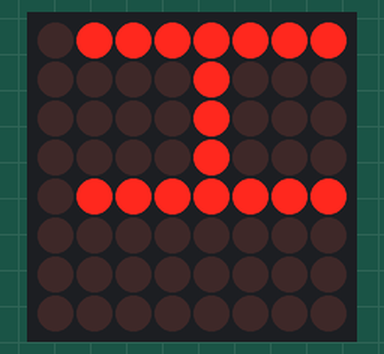
Simulated run of this sketch. Board: Arduino Uno, built with avr-gcc and run on an emulated ATmega328P. On the bench: 8×8 LED matrix.

Above: at 0.1 s.
At 1.1 s:
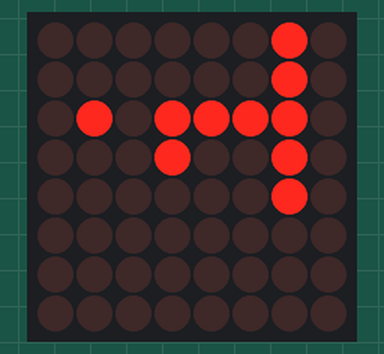

The sketch:

allCharacters.ino
```cpp
//We always have to include the library
#include "LedControl.h"

/*
 Now we need a LedControl to work with.
 ***** These pin numbers will probably not work with your hardware *****
 pin 12 is connected to the DataIn
 pin 11 is connected to LOAD(CS)
 pin 10 is connected to the CLK
 We have only a single MAX72XX.
 */
LedControl lc=LedControl(12,10,11,1);

/* we always wait a bit between updates of the display */
unsigned long delaytime1=1200;
unsigned long delaytime2=500;
unsigned long delaytime3=5000;
unsigned long delaytime4=1000;
void setup() {
  /*
   The MAX72XX is in power-saving mode on startup,
   we have to do a wakeup call
   */
  lc.shutdown(0,false);
  /* Set the brightness to a medium values */
  lc.setIntensity(0,15);
  /* and clear the display */
  lc.clearDisplay(0);
}

/*
 This method will display the characters
 (you need at least 5x7 leds to see the whole chars)
  * ALL THE UPPERCASE LETTERS: ONLY USE 5x8 MATRIX OUT OF THE 8x8 MATRIX MODULE.
  * THE SIZE CAN BE INCREASED ON DECREASED BASED ON THE SIZE OF THE CHAR ARRAY DECLARED AS BYTE
*/

  void All_UPPER_CASE_LETTERS(){

  byte A[5]={B01111110,
             B10001000,
             B10001000,
             B10001000,
             B01111110};

  byte B[5]={B00110110,
             B01001001,
             B01001001,
             B01000001,
             B01111111};

  byte C[5]={B00000000,
             B01000010,
             B01000010,
             B01000010,
             B00111100};

  byte D[5]={B00000000,
             B00111100,
             B01000010,
             B01000010,
             B01111110};

  byte E[5]={B01000001,
             B01000001,
             B01001001,
             B01001001,
             B01111111};

  byte F[5]={B01000000,
             B01000000,
             B01001000,
             B01001000,
             B01111111};

  byte G[5]={B10001111,
             B10001001,
             B10001101,
             B10000001,
             B11111111};

  byte H[5]={B01111111,
             B00001000,
             B00001000,
             B00001000,
             B01111111};


  byte I[5]={B10000001,
             B10000001,
             B11111111,
             B10000001,
             B10000001};

  byte J[5]={B01000000,
             B01111111,
             B01000001,
             B01000001,
             B00000111};


byte K[5]=  {B00000000,
             B00100010,
             B00010100,
             B00001000,
             B01111111};


byte L[5]=  {B00000001,
             B00000001,
             B00000001,
             B00000001,
             B11111111};

byte M[5]=  {B01111110,
             B00100000,
             B00010000,
             B00100000,
             B01111110};

 byte N[5]= {B01111110,
             B00001000,
             B00010000,
             B00100000,
             B01111110};


byte O[5]=  {B00111000,
             B01000100,
             B01000100,
             B01000100,
             B00111000};

byte P[5]=  {B00110000,
             B01001000,
             B01001000,
             B01001000,
             B01111111};

byte Q[5]=  {B00000010,
             B00111100,
             B01001100,
             B01000100,
             B00111000};

byte R[5]=  {B00000000,
             B00110001,
             B01001010,
             B01001100,
             B01111111};


byte S[5]=  {B00000000,
             B01100110,
             B10001001,
             B10010001,
             B01100110};


byte T[5]=  {B00100000,
             B00100000,
             B00111111,
             B00100000,
             B00100000};


byte U[5]=  {B01111100,
             B00000010,
             B00000010,
             B00000010,
             B01111100};

byte V[5]=  {B00010000,
             B00001000,
             B00000100,
             B00001000,
             B00010000};


byte W[5]=  {B01111110,
             B00000100,
             B00001000,
             B00000100,
             B01111110};

byte X[5]=  {B00100010,
             B00010100,
             B00001000,
             B00010100,
             B00100010};


byte Y[5]=  {B01110000,
             B00001000,
             B00000111,
             B00001000,
             B01110000};

byte Z[5]=  {B01000100,
             B01100100,
             B01010100,
             B01001100,
             B01000100};

  lc.setRow(0,0,A[0]);
  lc.setRow(0,1,A[1]);
  lc.setRow(0,2,A[2]);
  lc.setRow(0,3,A[3]);
  lc.setRow(0,4,A[4]);
  delay(delaytime4);

  lc.setRow(0,0,B[0]);
  lc.setRow(0,1,B[1]);
  lc.setRow(0,2,B[2]);
  lc.setRow(0,3,B[3]);
  lc.setRow(0,4,B[4]);
  delay(delaytime4);

  lc.setRow(0,0,C[0]);
  lc.setRow(0,1,C[1]);
  lc.setRow(0,2,C[2]);
  lc.setRow(0,3,C[3]);
  lc.setRow(0,4,C[4]);
  delay(delaytime4);

  lc.setRow(0,0,D[0]);
  lc.setRow(0,1,D[1]);
  lc.setRow(0,2,D[2]);
  lc.setRow(0,3,D[3]);
  lc.setRow(0,4,D[4]);
  delay(delaytime4);


  lc.setRow(0,0,E[0]);
  lc.setRow(0,1,E[1]);
  lc.setRow(0,2,E[2]);
  lc.setRow(0,3,E[3]);
  lc.setRow(0,4,E[4]);
  delay(delaytime4);

  lc.setRow(0,0,F[0]);
  lc.setRow(0,1,F[1]);
  lc.setRow(0,2,F[2]);
  lc.setRow(0,3,F[3]);
  lc.setRow(0,4,F[4]);
  delay(delaytime4);

  lc.setRow(0,0,G[0]);
  lc.setRow(0,1,G[1]);
  lc.setRow(0,2,G[2]);
  lc.setRow(0,3,G[3]);
  lc.setRow(0,4,G[4]);
  delay(delaytime4);


  lc.setRow(0,0,H[0]);
  lc.setRow(0,1,H[1]);
  lc.setRow(0,2,H[2]);
  lc.setRow(0,3,H[3]);
  lc.setRow(0,4,H[4]);
  delay(delaytime4);

  lc.setRow(0,0,I[0]);
  lc.setRow(0,1,I[1]);
  lc.setRow(0,2,I[2]);
  lc.setRow(0,3,I[3]);
  lc.setRow(0,4,I[4]);
  delay(delaytime4);

  lc.setRow(0,0,J[0]);
  lc.setRow(0,1,J[1]);
  lc.setRow(0,2,J[2]);
  lc.setRow(0,3,J[3]);
  lc.setRow(0,4,J[4]);
  delay(delaytime4);

  lc.setRow(0,0,K[0]);
  lc.setRow(0,1,K[1]);
  lc.setRow(0,2,K[2]);
  lc.setRow(0,3,K[3]);
  lc.setRow(0,4,K[4]);
  delay(delaytime4);

  lc.setRow(0,0,L[0]);
  lc.setRow(0,1,L[1]);
  lc.setRow(0,2,L[2]);
  lc.setRow(0,3,L[3]);
  lc.setRow(0,4,L[4]);
  delay(delaytime4);

  lc.setRow(0,0,M[0]);
  lc.setRow(0,1,M[1]);
  lc.setRow(0,2,M[2]);
  lc.setRow(0,3,M[3]);
  lc.setRow(0,4,M[4]);
  delay(delaytime4);

  lc.setRow(0,0,N[0]);
  lc.setRow(0,1,N[1]);
  lc.setRow(0,2,N[2]);
  lc.setRow(0,3,N[3]);
  lc.setRow(0,4,N[4]);
  delay(delaytime4);


  lc.setRow(0,0,O[0]);
  lc.setRow(0,1,O[1]);
  lc.setRow(0,2,O[2]);
  lc.setRow(0,3,O[3]);
  lc.setRow(0,4,O[4]);
  delay(delaytime4);


  lc.setRow(0,0,P[0]);
  lc.setRow(0,1,P[1]);
  lc.setRow(0,2,P[2]);
  lc.setRow(0,3,P[3]);
  lc.setRow(0,4,P[4]);
  delay(delaytime4);


  lc.setRow(0,0,Q[0]);
  lc.setRow(0,1,Q[1]);
  lc.setRow(0,2,Q[2]);
  lc.setRow(0,3,Q[3]);
  lc.setRow(0,4,Q[4]);
  delay(delaytime4);

  lc.setRow(0,0,R[0]);
  lc.setRow(0,1,R[1]);
  lc.setRow(0,2,R[2]);
  lc.setRow(0,3,R[3]);
  lc.setRow(0,4,R[4]);
  delay(delaytime4);


  lc.setRow(0,0,S[0]);
  lc.setRow(0,1,S[1]);
  lc.setRow(0,2,S[2]);
  lc.setRow(0,3,S[3]);
  lc.setRow(0,4,S[4]);
  delay(delaytime4);

  lc.setRow(0,0,T[0]);
  lc.setRow(0,1,T[1]);
  lc.setRow(0,2,T[2]);
  lc.setRow(0,3,T[3]);
  lc.setRow(0,4,T[4]);
  delay(delaytime4);

  lc.setRow(0,0,U[0]);
  lc.setRow(0,1,U[1]);
  lc.setRow(0,2,U[2]);
  lc.setRow(0,3,U[3]);
  lc.setRow(0,4,U[4]);
  delay(delaytime4);

  lc.setRow(0,0,V[0]);
  lc.setRow(0,1,V[1]);
  lc.setRow(0,2,V[2]);
  lc.setRow(0,3,V[3]);
  lc.setRow(0,4,V[4]);


  delay(delaytime4);

  lc.setRow(0,0,W[0]);
  lc.setRow(0,1,W[1]);
  lc.setRow(0,2,W[2]);
  lc.setRow(0,3,W[3]);
  lc.setRow(0,4,W[4]);
  delay(delaytime4);

  lc.setRow(0,0,X[0]);
  lc.setRow(0,1,X[1]);
  lc.setRow(0,2,X[2]);
  lc.setRow(0,3,X[3]);
  lc.setRow(0,4,X[4]);
  delay(delaytime4);


  lc.setRow(0,0,Y[0]);
  lc.setRow(0,1,Y[1]);
  lc.setRow(0,2,Y[2]);
  lc.setRow(0,3,Y[3]);
  lc.setRow(0,4,Y[4]);
  delay(delaytime4);

  lc.setRow(0,0,Z[0]);
  lc.setRow(0,1,Z[1]);
  lc.setRow(0,2,Z[2]);
  lc.setRow(0,3,Z[3]);
  lc.setRow(0,4,Z[4]);
  delay(delaytime4);
  }

void ALL_LOWER_CASE_LETTERS(){

byte a[5] = { B00000100,
              B00111000,
              B01001000,
              B01001000,
              B00110000};


byte b[5] = {  B00000000,
               B00001100,
               B00010010,
               B00010010,
               B11111110};


byte c[5] = { B00000000,
              B00100100,
              B01000010,
              B01000010,
              B00111100};

byte d[5] = { B01111110,
              B00001001,
              B00001001,
              B00001001,
              B00000110};

byte e[5] = {  B00000000,
               B00110010,
               B01001001,
               B01001001,
               B00111110};


byte f[5] = { B01100000,
              B10000000,
              B10010000,
              B01111111,
              B00010000};

byte g[5] = { B00000000,
              B00111110,
              B01001001,
              B01001001,
              B00110010};

byte h[5] = { B00001111,
              B00010000,
              B00010000,
              B00001000,
              B11111111};

byte i[5] = { B00000010,
              B00000010,
              B01011110,
              B00010010,
              B00000010};

byte j[5] = { B00000000,
              B10111110,
              B00100001,
              B00000001,
              B00000110};

byte k[5] = { B00000000,
              B00000000,
              B00010100,
              B00001000,
              B00111110};

byte l[5] = { B00000000,
              B00000000,
              B01111110,
              B00000000,
              B00000000};

byte m[5] = { B00011100,
              B00100000,
              B00010000,
              B00100000,
              B00011100};

byte n[5] = { B00011110,
              B00100000,
              B00100000,
              B00011110,
              B00100000};

byte o[5] = {  B00000000,
               B00011100,
               B00100010,
               B00100010,
               B00011100};

byte p[5] = { B00011000,
              B00100100,
              B00100100,
              B00011111,
              B00000000};

byte q[5] = { B00000001,
              B00111111,
              B00100100,
              B00100100,
              B00011000};

byte r[5] = { B01000000,
              B01000000,
              B01000000,
              B01111100,
              B00000000};


byte s[5] = { B00100100,
              B01001010,
              B01010010,
              B00100100,
              B00000000};

byte t[5] = { B00000100,
              B00100010,
              B01111100,
              B00100000,
              B00000000};

byte u[5] = {B00000010,
             B00111100,
             B00000010,
             B00000010,
             B00111100};


byte v[5] = { B00100000,
              B00010000,
              B00001000,
              B00010000,
              B00100000};

byte w[5] = { B01111000,
              B00000100,
              B00011000,
              B00000100,
              B01111000};

byte x[5]=  {B00100010,
             B00010100,
             B00001000,
             B00010100,
             B00100010};


byte y[5] = { B00100010,
              B00010100,
              B00001000,
              B00010100,
              B00100010};

byte z[5] = { B01000100,
              B01100100,
              B01010100,
              B01001100,
              B01000100};


  lc.setRow(0,0,a[0]);
  lc.setRow(0,1,a[1]);
  lc.setRow(0,2,a[2]);
  lc.setRow(0,3,a[3]);
  lc.setRow(0,4,a[4]);
  delay(delaytime4);


  lc.setRow(0,0,b[0]);
  lc.setRow(0,1,b[1]);
  lc.setRow(0,2,b[2]);
  lc.setRow(0,3,b[3]);
  lc.setRow(0,4,b[4]);
  delay(delaytime4);

  lc.setRow(0,0,c[0]);
  lc.setRow(0,1,c[1]);
  lc.setRow(0,2,c[2]);
  lc.setRow(0,3,c[3]);
  lc.setRow(0,4,c[4]);
  delay(delaytime4);

  lc.setRow(0,0,d[0]);
  lc.setRow(0,1,d[1]);
  lc.setRow(0,2,d[2]);
  lc.setRow(0,3,d[3]);
  lc.setRow(0,4,d[4]);
  delay(delaytime4);

  lc.setRow(0,0,e[0]);
  lc.setRow(0,1,e[1]);
  lc.setRow(0,2,e[2]);
  lc.setRow(0,3,e[3]);
  lc.setRow(0,4,e[4]);
  delay(delaytime4);

  lc.setRow(0,0,f[0]);
  lc.setRow(0,1,f[1]);
  lc.setRow(0,2,f[2]);
  lc.setRow(0,3,f[3]);
  lc.setRow(0,4,f[4]);
  delay(delaytime4);


  lc.setRow(0,0,g[0]);
  lc.setRow(0,1,g[1]);
  lc.setRow(0,2,g[2]);
  lc.setRow(0,3,g[3]);
  lc.setRow(0,4,g[4]);
  delay(delaytime4);


  lc.setRow(0,0,h[0]);
  lc.setRow(0,1,h[1]);
  lc.setRow(0,2,h[2]);
  lc.setRow(0,3,h[3]);
  lc.setRow(0,4,h[4]);
  delay(delaytime4);

  lc.setRow(0,0,i[0]);
  lc.setRow(0,1,i[1]);
  lc.setRow(0,2,i[2]);
  lc.setRow(0,3,i[3]);
  lc.setRow(0,4,i[4]);
  delay(delaytime4);

  lc.setRow(0,0,j[0]);
  lc.setRow(0,1,j[1]);
  lc.setRow(0,2,j[2]);
  lc.setRow(0,3,j[3]);
  lc.setRow(0,4,j[4]);
  delay(delaytime4);

  lc.setRow(0,0,k[0]);
  lc.setRow(0,1,k[1]);
  lc.setRow(0,2,k[2]);
  lc.setRow(0,3,k[3]);
  lc.setRow(0,4,k[4]);
  delay(delaytime4);

  lc.setRow(0,0,l[0]);
  lc.setRow(0,1,l[1]);
  lc.setRow(0,2,l[2]);
  lc.setRow(0,3,l[3]);
  lc.setRow(0,4,l[4]);
  delay(delaytime4);

  lc.setRow(0,0,m[0]);
  lc.setRow(0,1,m[1]);
  lc.setRow(0,2,m[2]);
  lc.setRow(0,3,m[3]);
  lc.setRow(0,4,m[4]);
  delay(delaytime4);

  lc.setRow(0,0,n[0]);
  lc.setRow(0,1,n[1]);
  lc.setRow(0,2,n[2]);
  lc.setRow(0,3,n[3]);
  lc.setRow(0,4,n[4]);
  delay(delaytime4);

  lc.setRow(0,0,o[0]);
  lc.setRow(0,1,o[1]);
  lc.setRow(0,2,o[2]);
  lc.setRow(0,3,o[3]);
  lc.setRow(0,4,o[4]);
  delay(delaytime4);

  lc.setRow(0,0,p[0]);
  lc.setRow(0,1,p[1]);
  lc.setRow(0,2,p[2]);
  lc.setRow(0,3,p[3]);
  lc.setRow(0,4,p[4]);
  delay(delaytime4);

  lc.setRow(0,0,q[0]);
  lc.setRow(0,1,q[1]);
  lc.setRow(0,2,q[2]);
  lc.setRow(0,3,q[3]);
  lc.setRow(0,4,q[4]);
  delay(delaytime4);


  lc.setRow(0,0,r[0]);
  lc.setRow(0,1,r[1]);
  lc.setRow(0,2,r[2]);
  lc.setRow(0,3,r[3]);
  lc.setRow(0,4,r[4]);
  delay(delaytime4);


  lc.setRow(0,0,s[0]);
  lc.setRow(0,1,s[1]);
  lc.setRow(0,2,s[2]);
  lc.setRow(0,3,s[3]);
  lc.setRow(0,4,s[4]);
  delay(delaytime4);


  lc.setRow(0,0,t[0]);
  lc.setRow(0,1,t[1]);
  lc.setRow(0,2,t[2]);
  lc.setRow(0,3,t[3]);
  lc.setRow(0,4,t[4]);
  delay(delaytime4);


  lc.setRow(0,0,u[0]);
  lc.setRow(0,1,u[1]);
  lc.setRow(0,2,u[2]);
  lc.setRow(0,3,u[3]);
  lc.setRow(0,4,u[4]);
  delay(delaytime4);

  lc.setRow(0,0,v[0]);
  lc.setRow(0,1,v[1]);
  lc.setRow(0,2,v[2]);
  lc.setRow(0,3,v[3]);
  lc.setRow(0,4,v[4]);
  delay(delaytime4);

  lc.setRow(0,0,w[0]);
  lc.setRow(0,1,w[1]);
  lc.setRow(0,2,w[2]);
  lc.setRow(0,3,w[3]);
  lc.setRow(0,4,w[4]);
  delay(delaytime4);


  lc.setRow(0,0,y[0]);
  lc.setRow(0,1,y[1]);
  lc.setRow(0,2,y[2]);
  lc.setRow(0,3,y[3]);
  lc.setRow(0,4,y[4]);
  delay(delaytime4);

  lc.setRow(0,0,x[0]);
  lc.setRow(0,1,x[1]);
  lc.setRow(0,2,x[2]);
  lc.setRow(0,3,x[3]);
  lc.setRow(0,4,x[4]);
  delay(delaytime4);


  lc.setRow(0,0,z[0]);
  lc.setRow(0,1,z[1]);
  lc.setRow(0,2,z[2]);
  lc.setRow(0,3,z[3]);
  lc.setRow(0,4,z[4]);
  delay(delaytime4);


  }
void NUMBERS(){


byte zero[5] = { B01111100,
                 B10001010,
                 B10010010,
                 B10100010,
                 B01111100};


byte one[5] ={B00000010,
              B00000010,
              B01111110,
              B01000010,
              B00100010};

byte two[5] ={B00000000,
              B01100110,
              B10010010,
              B10001010,
              B01000110};

byte three[5]={B01101100,
               B10010010,
               B10010010,
               B10000010,
               B01000100};


byte four[5] = { B00001000,
                 B11111110,
                 B01001000,
                 B00101000,
                 B00011000};

byte five[5] = { B00000000,
                 B01001100,
                 B01010010,
                 B01010010,
                 B01110010};

byte six[5]=  {B00000110,
               B10001001,
               B10001001,
               B10001001,
               B01111110};


byte seven[5] = { B00000000,
                  B11100000,
                  B10010000,
                  B10001110,
                  B10000000};

byte eight[5] = { B01101100,
                  B10010010,
                  B10010010,
                  B10010010,
                  B01101100};


byte nine[5] = { B01111111,
                 B10010000,
                 B10010000,
                 B10010000,
                 B01100000};


  lc.setRow(0,0,zero[0]);
  lc.setRow(0,1,zero[1]);
  lc.setRow(0,2,zero[2]);
  lc.setRow(0,3,zero[3]);
  lc.setRow(0,4,zero[4]);
  delay(delaytime4);


  lc.setRow(0,0,one[0]);
  lc.setRow(0,1,one[1]);
  lc.setRow(0,2,one[2]);
  lc.setRow(0,3,one[3]);
  lc.setRow(0,4,one[4]);
  delay(delaytime4);


  lc.setRow(0,0,two[0]);
  lc.setRow(0,1,two[1]);
  lc.setRow(0,2,two[2]);
  lc.setRow(0,3,two[3]);
  lc.setRow(0,4,two[4]);
  delay(delaytime4);


  lc.setRow(0,0,three[0]);
  lc.setRow(0,1,three[1]);
  lc.setRow(0,2,three[2]);
  lc.setRow(0,3,three[3]);
  lc.setRow(0,4,three[4]);
  delay(delaytime4);

  lc.setRow(0,0,four[0]);
  lc.setRow(0,1,four[1]);
  lc.setRow(0,2,four[2]);
  lc.setRow(0,3,four[3]);
  lc.setRow(0,4,four[4]);
  delay(delaytime4);

  lc.setRow(0,0,five[0]);
  lc.setRow(0,1,five[1]);
  lc.setRow(0,2,five[2]);
  lc.setRow(0,3,five[3]);
  lc.setRow(0,4,five[4]);
  delay(delaytime4);


  lc.setRow(0,0,six[0]);
  lc.setRow(0,1,six[1]);
  lc.setRow(0,2,six[2]);
  lc.setRow(0,3,six[3]);
  lc.setRow(0,4,six[4]);
  delay(delaytime4);

  lc.setRow(0,0,seven[0]);
  lc.setRow(0,1,seven[1]);
  lc.setRow(0,2,seven[2]);
  lc.setRow(0,3,seven[3]);
  lc.setRow(0,4,seven[4]);
  delay(delaytime4);


  lc.setRow(0,0,eight[0]);
  lc.setRow(0,1,eight[1]);
  lc.setRow(0,2,eight[2]);
  lc.setRow(0,3,eight[3]);
  lc.setRow(0,4,eight[4]);
  delay(delaytime4);

  lc.setRow(0,0,nine[0]);
  lc.setRow(0,1,nine[1]);
  lc.setRow(0,2,nine[2]);
  lc.setRow(0,3,nine[3]);
  lc.setRow(0,4,nine[4]);
  delay(delaytime4);


  }

void Hi(){

  byte H[5]={B01111111,
             B00001000,
             B00001000,
             B00001000,
             B01111111};

  byte i[5] = { B00000010,
              B00000010,
              B01011110,
              B00010010,
              B00000010};

  lc.setRow(0,0,H[0]);
  lc.setRow(0,1,H[1]);
  lc.setRow(0,2,H[2]);
  lc.setRow(0,3,H[3]);
  lc.setRow(0,4,H[4]);
  delay(delaytime4);

  lc.setRow(0,0,i[0]);
  lc.setRow(0,1,i[1]);
  lc.setRow(0,2,i[2]);
  lc.setRow(0,3,i[3]);
  lc.setRow(0,4,i[4]);
  delay(delaytime4);
  }

void loop() {
 /*Uncomment the functions to see the value.  */

 //All_UPPER_CASE_LETTERS();
 //ALL_LOWER_CASE_LETTERS();
 //NUMBERS();

 Hi();
}
```

Measured:
- what the display in image 1 shows lasts 1.0 s, from 1.0 s to 2.0 s
